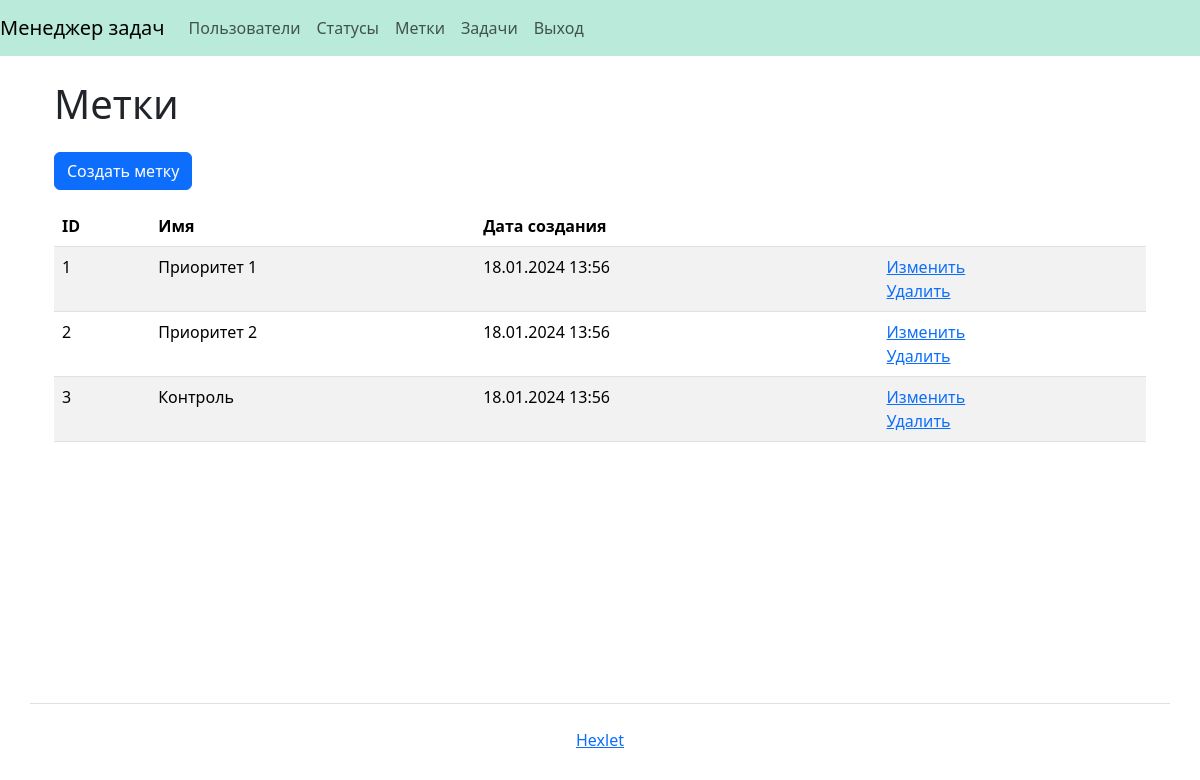
/labels/ (signed in), run on an earlier commit of the app's database.
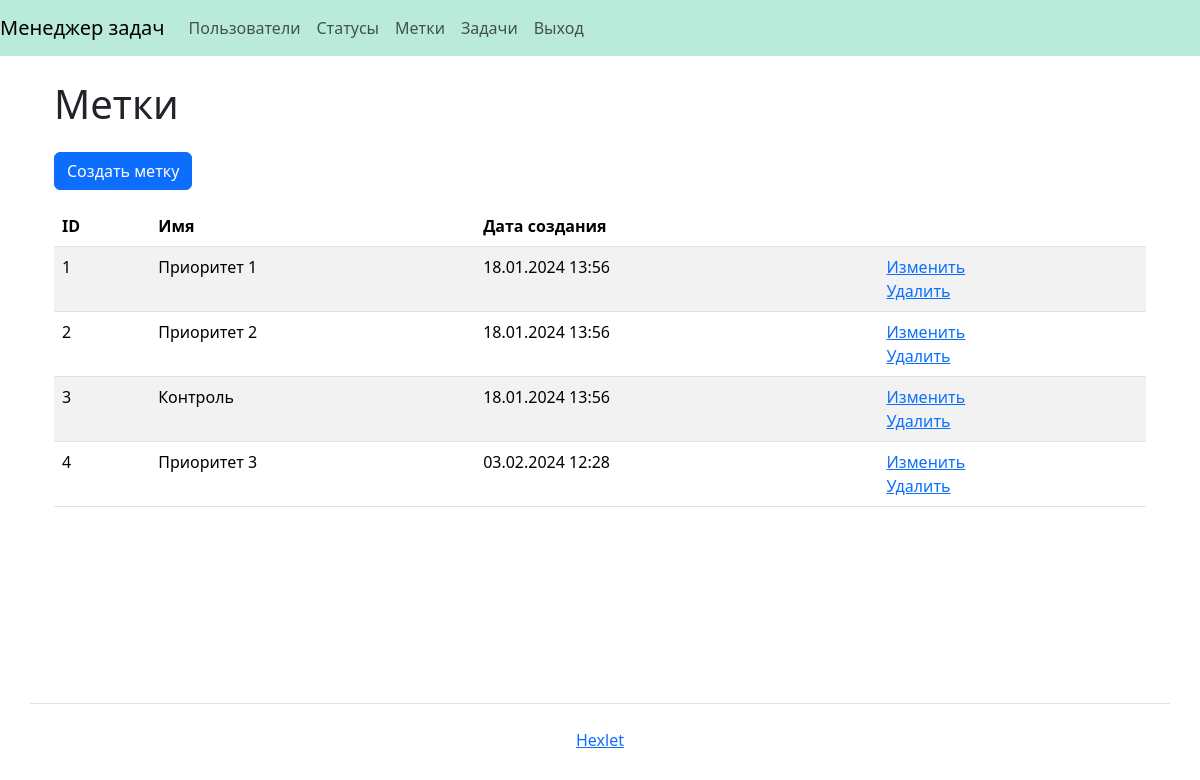
And on a later commit of the database.
### task_manager/labels/models.py (models this page shows, shortened)
class Label(models.Model):
    name = models.CharField(
        max_length=150,
        unique=True,
        blank=False,
        verbose_name=_('Name')
    )
    creation_date = models.DateTimeField(
        auto_now_add=True
    )

### task_manager/labels/views.py (the view)
# urls.py: path('', LabelListView.as_view(), name='labels'),
class LabelListView(BaseLabelView, ListView):
    model = Label
    template_name = 'labels/label_list.html'
    context_object_name = 'labels'

### task_manager/mixins.py (called while the page is built)
    def dispatch(self, request, *args, **kwargs):
        if not self.request.user.is_authenticated:
            messages.error(self.request, self.permission_denied_message)
            return redirect(self.login_url)
        return super().dispatch(request, *args, **kwargs)

### task_manager/templates/labels/label_list.html
{% extends 'base.html' %}
{% load django_bootstrap5 %}
{% load i18n %}
{% block content %}
<div class="container wrapper flex-grow-1">
    <h1 class="my-4">{% translate 'Labels' %}</h1>
    <a class="btn btn-primary mb-3" href="{% url 'label_create' %}">{% translate 'Create label' %}</a>
    <table class="table table-striped">
        <thead>
          <tr>
            <th>{% translate 'ID' %}</th>
            <th>{% translate 'Name' %}</th>
            <th>{% translate 'Creation date' %}</th>
            <th></th>
          </tr>
        </thead>
        <tbody>
        {% for label in labels %}
          <tr>
            <td>{{ label.id }}</td>
            <td>{{ label.name }}</td>
            <td>{{ label.creation_date|date:"d.m.Y H:i" }}</td>
            <td>
              <a href="{% url 'label_update' pk=label.pk %}">{% translate 'Update' %}</a>
              <br>
              <a href="{% url 'label_delete' pk=label.pk %}">{% translate 'Delete' %}</a>
            </td>
          </tr>
        {% endfor %}
        </tbody>
    </table>
</div>
{% endblock %}

What changed in the data, as far as the page shows it:
added Label: id "4", name "Приоритет 3", creation_date "03.02.2024 12:28"
